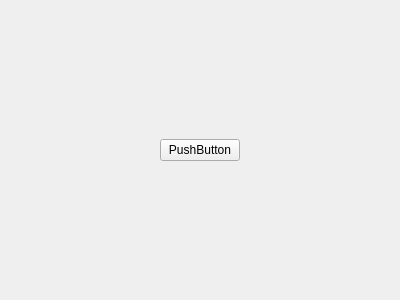
<?xml version="1.0" encoding="UTF-8"?>
<ui version="4.0">
 <class>ImageRenderWidget</class>
 <widget class="QWidget" name="ImageRenderWidget">
  <property name="geometry">
   <rect>
    <x>0</x>
    <y>0</y>
    <width>400</width>
    <height>300</height>
   </rect>
  </property>
  <property name="windowTitle">
   <string>Form</string>
  </property>
  <layout class="QHBoxLayout" name="horizontalLayout">
   <item>
    <spacer name="horizontalSpacer">
     <property name="orientation">
      <enum>Qt::Horizontal</enum>
     </property>
     <property name="sizeHint" stdset="0">
      <size>
       <width>40</width>
       <height>20</height>
      </size>
     </property>
    </spacer>
   </item>
   <item>
    <widget class="QPushButton" name="playButton">
     <property name="text">
      <string>PushButton</string>
     </property>
    </widget>
   </item>
   <item>
    <spacer name="horizontalSpacer_2">
     <property name="orientation">
      <enum>Qt::Horizontal</enum>
     </property>
     <property name="sizeHint" stdset="0">
      <size>
       <width>40</width>
       <height>20</height>
      </size>
     </property>
    </spacer>
   </item>
  </layout>
 </widget>
 <resources/>
 <connections/>
</ui>
